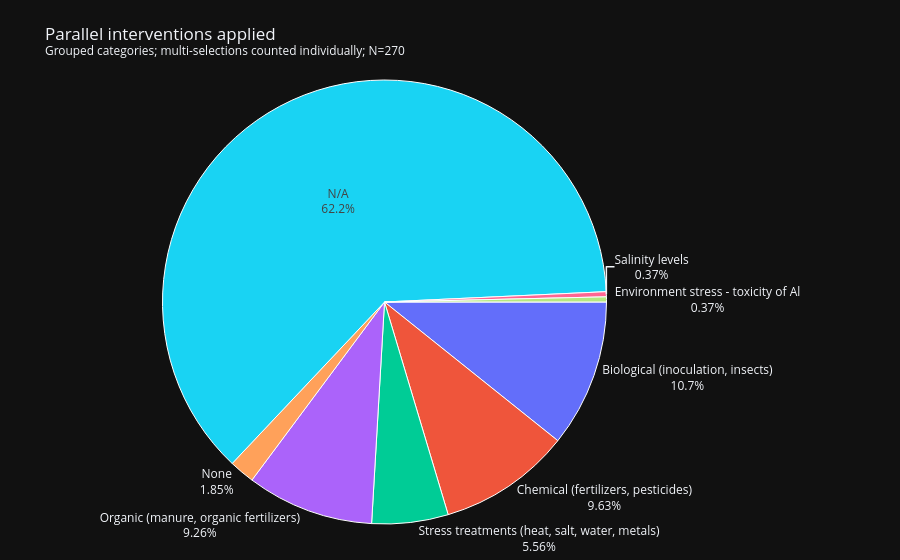

The cell this chart's notebook holds for it:
### Markdown cell above
<llm-snippet-file>/Users/anezkasokol/Dropbox/AgroHomeo Review/Analysis/python_code_agrohom/my_first_analysis.ipynb</llm-snippet-file>

### Code cell
# PIE CHART: "Parallel interventions applied"
# Purpose:
# - Normalize the "Parallel interventions applied" column
# - Map granular entries to broader, report-friendly categories
# - Split multi-valued cells and count each intervention individually
# - Visualize the grouped distribution with clear labeling and a descriptive title

# 1) Clean and standardize the source column
parallel_series = (
    df['Parallel interventions applied']
    .fillna('N/A')  # replace missing with explicit 'N/A'
    .astype(str)  # ensure strings
    .str.strip()  # trim whitespace
)

# 2) Mapping from raw entries to grouped categories
mapping = {
    'Chemical fertilizers': 'Chemical (fertilizers, pesticides)',
    'Chemical pest control or antibiotics': 'Chemical (fertilizers, pesticides)',
    'Seed sanitazion with chlorine/HgCl2/alcohol or similar': 'Chemical (fertilizers, pesticides)',
    'Manure or organic fertilizers': 'Organic (manure, organic fertilizers)',
    'Active inoculation with microbiotic pathogen': 'Biological (inoculation, insects)',
    'Active application of insects/nymphs': 'Biological (inoculation, insects)',
    'Active inoculation with microbiotic pathogen as part of factorial design': 'Biological (inoculation, insects)',
    'Catch crop': 'Biological (inoculation, insects)',
    'Salt-stress': 'Stress treatments (heat, salt, water, metals)',
    'Heat-stress': 'Stress treatments (heat, salt, water, metals)',
    'Water-stress': 'Stress treatments (heat, salt, water, metals)',
    'Salt-stress as part of factorial design': 'Stress treatments (heat, salt, water, metals)',
    'Aluminium-stress': 'Stress treatments (heat, salt, water, metals)',
    'Heavy metal-stress': 'Stress treatments (heat, salt, water, metals)',
    'None': 'None',
    'N/A': 'N/A',
}

# 3) Split cells on comma, explode to rows, trim, and coerce empties to 'N/A'
entries = (
    parallel_series
    .str.split(',')  # split multiple interventions
    .explode()  # count each intervention separately
    .astype(str)
    .str.strip()
    .replace({'': 'N/A'})
)

# 4) Apply grouping (keep any unmapped entries as-is to surface unexpected values)
grouped = entries.map(lambda x: mapping.get(x, x))

# 5) Define a preferred display order; keep any unexpected categories after these
order = [
    'Biological (inoculation, insects)',
    'Chemical (fertilizers, pesticides)',
    'Stress treatments (heat, salt, water, metals)',
    'Organic (manure, organic fertilizers)',
    'None',
    'N/A'
]

# 6) Count and reorder for presentation
grouped_counts = grouped.value_counts()
ordered_index = [c for c in order if c in grouped_counts.index] + [c for c in grouped_counts.index if c not in order]
grouped_counts = grouped_counts.reindex(ordered_index)

# 7) Prepare data for the pie chart
labels = grouped_counts.index.tolist()
values = grouped_counts.values.tolist()
total = int(sum(values)) if len(values) else 0

# Place labels outside if the slice is small to improve readability (threshold: 11%)
percentages = [(v / total) * 100 if total else 0 for v in values]
text_positions = ['outside' if p < 11 else 'inside' for p in percentages]

# 8) Build the pie chart (styled consistently with the "Country of corresponding author" chart)
parallel_pie = go.Figure(
    data=[
        go.Pie(
            labels=labels,
            values=values,
            textinfo='label+percent',
            textposition=text_positions,
            hovertemplate='%{label}: %{percent} (%{value})<extra></extra>',
            sort=False,
            direction='clockwise',
            rotation=90,
        )
    ]
)

# 9) Styling and a descriptive title including N and methodological notes
parallel_pie.update_traces(textfont_size=12, marker=dict(line=dict(color='white', width=1)))
parallel_pie.update_layout(
    title=f'Parallel interventions applied'
          f'<br><sup>Grouped categories; multi-selections counted individually; N={total}</sup>',
    showlegend=False,
    margin=dict(t=80, b=20, l=20, r=20)
)

# 10) Display and export
parallel_pie.show()
parallel_pie.write_image('parallel_interventions_applied_pie.png', width=800, height=600, scale=2)

### Figure 1 — Plotly figure (JSON) as saved in the notebook; plotly's stock layout.template omitted (floating-point values rounded to 4 significant figures)
{"data": [{"direction": "clockwise", "hovertemplate": "%{label}: %{percent} (%{value})<extra></extra>", "labels": ["Biological (inoculation, insects)", "Chemical (fertilizers, pesticides)", "Stress treatments (heat, salt, water, metals)", "Organic (manure, organic fertilizers)", "None", "N/A", "Salinity levels", "Environment stress - toxicity of Al"], "rotation": 90, "sort": false, "textinfo": "label+percent", "textposition": ["outside", "outside", "outside", "outside", "outside", "inside", "outside", "outside"], "values": [29, 26, 15, 25, 5, 168, 1, 1], "type": "pie", "textfont": {"size": 12}, "marker": {"line": {"color": "white", "width": 1}}}], "layout": {"margin": {"t": 80, "b": 20, "l": 20, "r": 20}, "title": {"text": "Parallel interventions applied<br><sup>Grouped categories; multi-selections counted individually; N=270</sup>"}, "showlegend": false}}
